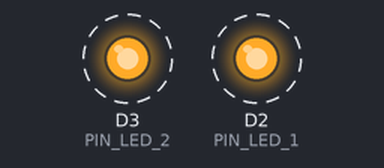
The sketch below on a simulated ESP8266 (NodeMCU). Shown: output pins drawn as LEDs (lit = HIGH). Dashed ring = blinking.

Above: at 0.12 s.
Timing chart, 0 to 3.0 s (numbered marks = the images above):
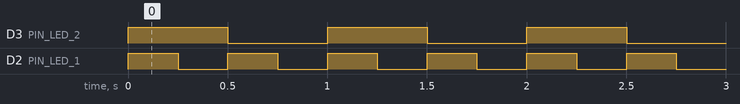

The sketch:

main.ino
```cpp
#include <TickerScheduler.h>

TickerScheduler scheduler(2);

int PIN_LED_1 = D2;
int PIN_LED_2 = D3;

int TIME_LED_1 = 250;
int TIME_LED_2 = 500;

bool isLed1On = false;
bool isLed2On = false;

void setup() {
    pinMode(PIN_LED_1, OUTPUT);
    pinMode(PIN_LED_2, OUTPUT);

    digitalWrite(PIN_LED_1, LOW);
    digitalWrite(PIN_LED_2, LOW);

    scheduler.add(0, TIME_LED_1, [&](void *) {
        blinkLed1();
    }, nullptr, true);
    scheduler.add(1, TIME_LED_2, [&](void *) {
        blinkLed2();
    }, nullptr, true);
}

void loop() {
    scheduler.update();

    digitalWrite(PIN_LED_1, isLed1On ? HIGH : LOW);
    digitalWrite(PIN_LED_2, isLed2On ? HIGH : LOW);
}

void blinkLed1() {
    isLed1On = !isLed1On;
}

void blinkLed2() {
    isLed2On = !isLed2On;
}
```

Measured:
- by itself, D3 (PIN_LED_2): alternates HIGH for 0.50 s and LOW for 0.50 s
- by itself, D2 (PIN_LED_1): alternates HIGH for 0.25 s and LOW for 0.25 s
- by itself, everything shown: repeats every 1.0 s, in 4 steps
